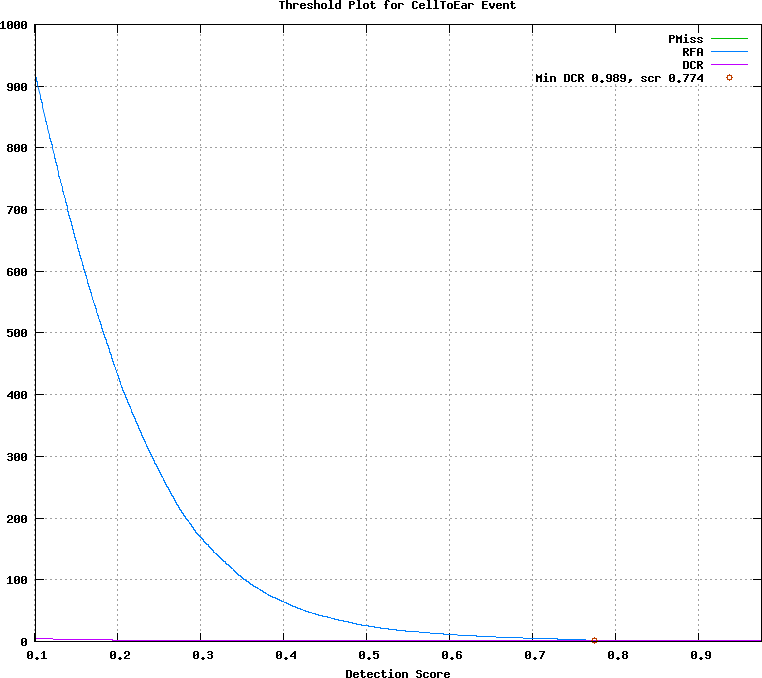

Source code (gnuplot):
## GNUPLOT command file
set terminal postscript color
set style data lines
set title 'Threshold Plot for CellToEar Event'
set xlabel 'Detection Score'
set grid
set size ratio 0.85
plot [0.101000:0.976000]  \
  'test.det.CellToEar_Event.dat.1' using 1:4 title 'PMiss' with lines lt 2, \
  'test.det.CellToEar_Event.dat.1' using 1:5 title 'RFA' with lines lt 3, \
  'test.det.CellToEar_Event.dat.1' using 1:6 title 'DCR' with lines lt 4, \
  'test.det.CellToEar_Event.dat.2' using 1:2 title 'Min DCR 0.989, scr 0.774' with points lt 6
